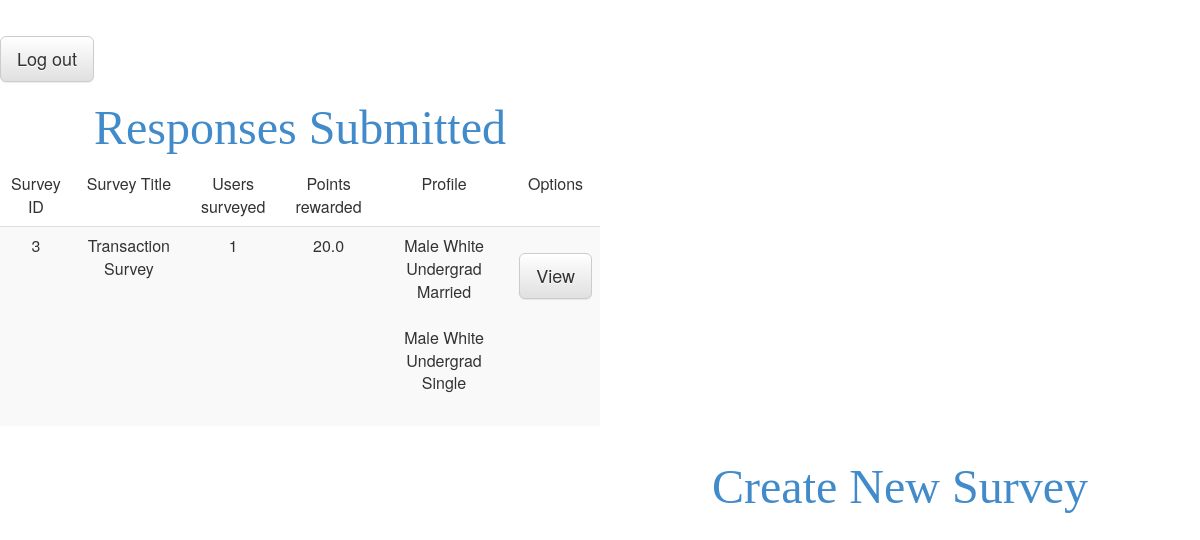
Screenshot of /index (signed in) with the database file from the repository.
### bos/models.py (models this page shows, shortened)
class Survey(models.Model):
    id = models.AutoField(primary_key=True)
    title = models.TextField(max_length=25, null=True)
    company = models.OneToOneField('CompanyPartner')
    questions = models.ManyToManyField('Question')
    profiles = models.ManyToManyField('Profile', null=True)
    @property
    def get_number_responses(self):
        number_user_respond = Response.objects.filter(question__survey=self).values_list('user__id').\
            distinct().count()
        return number_user_respond
    @property
    def get_points_rewarded(self):
        points_rewarded = Response.objects.filter(question__survey=self).aggregate(Sum('point_rewarded'))['point_rewarded__sum']
        return points_rewarded
    @property
    def get_profiles(self):
        return self.profiles.all()

class Profile(models.Model):
    id = models.AutoField(primary_key=True)
    status = models.IntegerField(choices=STATUS_CHOICES,
                                 default=2)
    gender = models.IntegerField(choices=GENDER_CHOICES,
                                 default=1)
    level_study = models.IntegerField(choices=LEVEL_STUDY_CHOICES,
                                      default=1)
    etnicity = models.IntegerField(choices=ETNICITY_CHOICES,
                                   default=1)
    birth_date = models.DateTimeField(default=timezone.now)
    user = models.ForeignKey('auth.User', null=True, blank=True)
    def __str__(self):
        return self.get_gender_display() + ' ' + self.get_etnicity_display() + \
               ' ' + self.get_level_study_display() + ' ' + self.get_status_display()

### fake_bos/views.py (the view)
# urls.py: url(r'^index$', views.index, name='index'),
@login_required
def index(request):
    from django.db.models import Sum
    from django.contrib.auth.models import Group
    responses = Response.objects.filter(user=request.user).order_by('-response_date')
    acumulated = responses.aggregate(Sum('point_rewarded'))
    isCompany = Group.objects.get_or_create(name='Company')[0] in request.user.groups.all()
    if isCompany:
        surveys = Survey.objects.filter(company=CompanyPartner.objects.first())
    else:
        surveys = None
    return render(request, 'index.html', {'responses': responses,
                                          'isCompany': isCompany,
                                          'surveys': surveys,
                                          'user_acumulated': acumulated['point_rewarded__sum']})

### templates/index.html
{% extends 'base.html' %}
{% load humanize %}
{% block content %}
    {% if not isCompany %}
        <table width=100% height=100%>
        <tr>
            <td valign="top" width=50%>
                <h2><a href="/">Responses Submitted</a></h2>
                    <table align="center" class="table table-striped">
                        <thead>
                            <td><div align="center">Company</div>
                            <td><div align="center">Question</div>
                            <td><div align="center">Reward</div>
                            <td><div align="center">Response date</div>
                        </thead>
                        <tbody>
                            {% for response in responses %}
                                <tr>
                                    <td><div align="center">{{response.get_company}}</div></td>
                                    <td><div align="center">{{response.question.question_text}}</div></td>
                                    <td><div align="center">{{response.point_rewarded |intcomma}} </div><br></td>
                                    <td><div align="center">{{response.response_date}}</div></td>
                                </tr>
                            {% endfor %}
                        </tbody>
                    </table>
            </td>
            <td width=50%>
                <h2><a>Total point accumulated</a></h2>
                <h3><a>{{ user_acumulated }}</a></h3>
            </td>
        </tr>
    </table>
    {% else %}
        <table width=100% height=100%>
        <tr>
            <td valign="top" width=50%>
                <h2><a href="/">Responses Submitted</a></h2>
                    <table align="center" class="table table-striped">
                        <thead>
                            <td><div align="center">Survey ID</div>
                            <td><div align="center">Survey Title</div>
                            <td><div align="center">Users surveyed</div>
                            <td><div align="center">Points rewarded</div>
                            <td><div align="center">Profile</div>
                            <td><div align="center">Options</div>
                        </thead>
                        <tbody>
                            {% for survey in surveys %}
                                <tr>
                                    <td><div align="center">{{survey.id}}</div></td>
                                    <td><div align="center">{{survey.title}}</div></td>
                                    <td><div align="center">{{survey.get_number_responses |intcomma}} </div><br></td>
                                    <td><div align="center">{{survey.get_points_rewarded}}</div></td>
                                    <td>
                                        {% for profile in survey.get_profiles %}
                                            <div align="center">{{profile}}</div><br>
                                        {% endfor %}
                                    </td>
                                    <td>
                                        <a  href="{% url 'view_survey' survey.id%}"><button type="button" style="margin-top: 1em;" class="btn btn-default btn-lg" >View</button></a>
                                    </td>
                                </tr>
                            {% endfor %}
                        </tbody>
                    </table>
            </td>
            <td width=50%>
                <h2><a>Create New Survey</a></h2>
            </td>
        </tr>
    </table>
    {% endif %}
{% endblock content %}

### fake_bos/static/base.css (style rules this page uses)
body { background-size: cover; -moz-background-size: cover; -webkit-background-size: cover; -o-background-size: cover; height: 100%; width:100%; }
h2 { font-family: 'Amatica SC', cursive; font-size: 48px; text-align: center; }
table { border-spacing: 10px; border-collapse: collapse; }

### rows the page displays
Survey: id "3", title "Transaction Survey", get_number_responses "1", get_points_rewarded "20.0"
Profile: gender+etnicity+level_study "Male White Undergrad Married"
Profile: gender+etnicity+level_study "Male White Undergrad Single"
